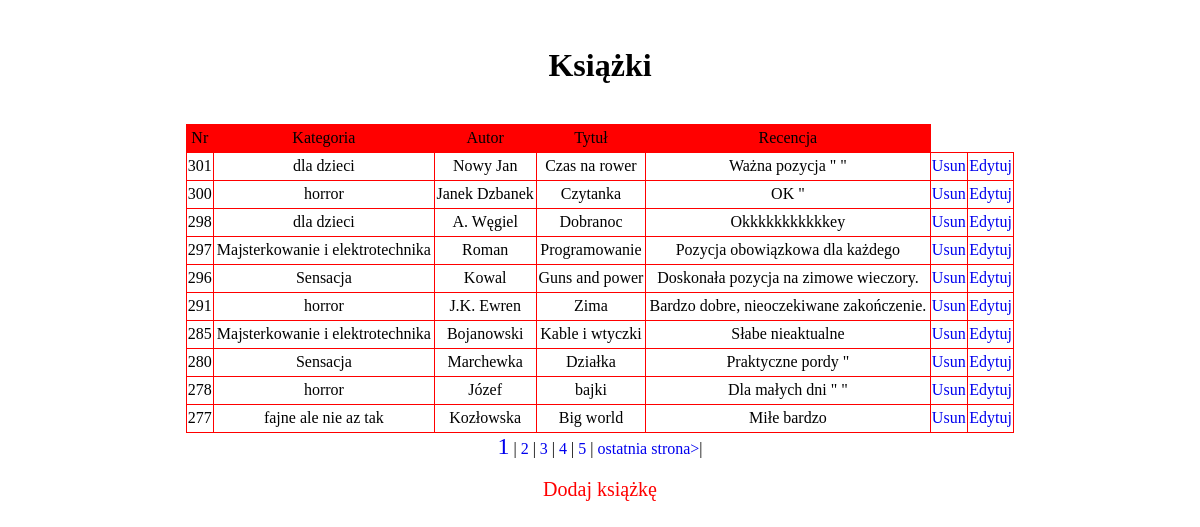
/index.php?page=1, run on the app's committed database.
### tables this page shows
CREATE TABLE `odzera` (
  `Numer` int(11) NOT NULL,
  `Nr` text NOT NULL,
  `cat_id` int(11) NOT NULL,
  `date` text NOT NULL,
  `currency` text NOT NULL,
  `cover` varchar(255) DEFAULT '0'
);

CREATE TABLE `category` (
  `id` int(11) NOT NULL,
  `name` text NOT NULL
);

### index.php (the view, shortened to what this page needs)
<!DOCTYPE html>
<html>
    <head>
		<link rel="stylesheet" type="text/css" href="style.css">
    </head>
    <body>
        <?php
        include ('baza.php');
        function t1($val,$min,$max){
            return ($val>=$min&&$val<=$max);
        }
        $count=$pdo->query('SELECT COUNT(Numer) as cnt FROM odzera')-> fetch()['cnt'];
        $page=isSet($_GET['page'])?intval($_GET['page']-1):1;
        $limit=10;
        $allPage=ceil($count/$limit);
        $from=$page*$limit;
        $sql = 'SELECT r.*, c.name FROM odzera r LEFT JOIN category c ON r.cat_id = c.id ORDER BY r.Numer DESC LIMIT ' . $from . ', ' . $limit;
        $tbl = $pdo->query( $sql  );
        echo '<br><h1 class="center">Książki</h1><br><table><thead><tr><td>Nr</td>
		<td>Kategoria</td>
		<td>Autor</td>
		<td>Tytuł</td>
		<td>Recencja</td>
		</thead><tbody>';
        foreach($tbl->fetchAll() as $value){
           echo "<tr><td>";
           echo $value['Numer'];
           echo "</td><td>";
            echo $value['name'];
           echo "</td><td>";
           echo $value['Nr'];
           echo "</td><td>";
           echo $value['date'];
           echo "</td><td>";
           echo $value['currency'];
           echo "</td><td>";
           echo '<a href="usun.php?id='.$value['Numer'].'">Usun</a></td><td><a href="add.php?id='.$value['Numer'].'">Edytuj</a></td></tr>';
        }
		echo '</tbody></table><div class="center">';
        for ($i=1;$i<=$allPage;$i++){
            $bold=($i==($page+1))?'style="font-size:24px";':' ';
            if(t1($i,($page-3),($page+5))){
               echo '<a '.$bold.' href="index.php?page='.$i.'">'.$i.'</a>  | ';
            }
        }
        if ($page<$allPage-1){
            echo '<a href="index.php?page='.$allPage.'"> ostatnia strona></a>|';
        }
		echo '<br><br><a href="add.php"><span>Dodaj książkę</span></a></div>';
        ?>
    </body>
</html>

### style.css (style rules this page uses)
body { background-color:white; color: black; }
table { border-collapse: collapse; width:70%; margin-left:auto; margin-right:auto; }
tr td { border: 1px groove red; text-align: center; height:25px; }
.center { margin-left:auto; margin-right:auto; width:80%; text-align:center; }
thead { background-color:red; }
span { color:red; font-size:20px; }
a { text-decoration:none; }

### data on the page
odzera: Numer "301", category.name "dla dzieci", Nr "Nowy Jan", date "Czas na rower", currency "Ważna pozycja \" \""
odzera: Numer "300", category.name "horror", Nr "Janek Dzbanek", date "Czytanka", currency "OK \""
odzera: Numer "298", category.name "dla dzieci", Nr "A. Węgiel", date "Dobranoc", currency "Okkkkkkkkkkkey"
odzera: Numer "297", category.name "Majsterkowanie i elektrotechnika", Nr "Roman", date "Programowanie", currency "Pozycja obowiązkowa dla każdego"
odzera: Numer "296", category.name "Sensacja", Nr "Kowal", date "Guns and power", currency "Doskonała pozycja na zimowe wieczory."
odzera: Numer "291", category.name "horror", Nr "J.K. Ewren", date "Zima", currency "Bardzo dobre, nieoczekiwane zakończenie."
odzera: Numer "285", category.name "Majsterkowanie i elektrotechnika", Nr "Bojanowski", date "Kable i wtyczki", currency "Słabe nieaktualne"
odzera: Numer "280", category.name "Sensacja", Nr "Marchewka", date "Działka", currency "Praktyczne pordy \""
odzera: Numer "278", category.name "horror", Nr "Józef", date "bajki", currency "Dla małych dni \" \""
odzera: Numer "277", category.name "fajne ale nie az tak", Nr "Kozłowska", date "Big world", currency "Miłe bardzo"
